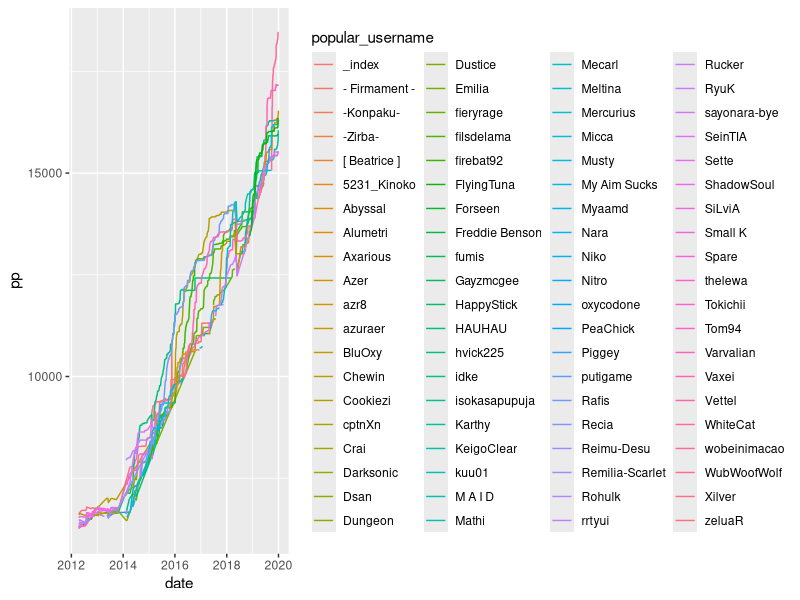

Recreate this plot in R.
library(tidyverse)
library(lubridate)

player_history <- read_csv("player_history.csv")

# convert to date object
player_history <- 
  player_history %>% 
  mutate(date = ymd(date))

# user NUMBA WAN blatant cheater
# popular username mostly matches current username
username_map <- 
  player_history %>%
  group_by(id) %>%
  summarize(popular_username = 
              username %>% table %>% which.max %>% names,
            current_username = username[which.max(date)])

player_history <- 
  player_history %>%
  full_join(username_map, by = "id")


player_history_10 <- 
  player_history %>%
  filter(rank <= 10)

ggplot(player_history_10, aes(x = date, y = pp, group = id, color = popular_username)) +
  geom_line()
